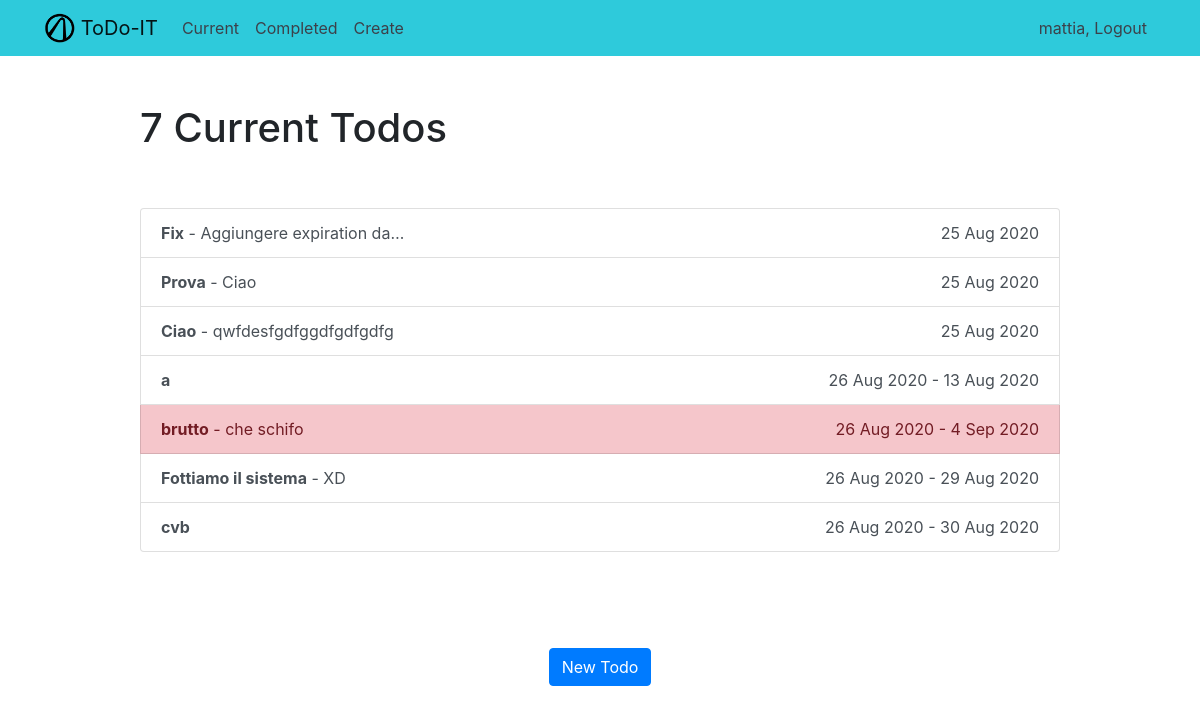
/current/ (signed in), run on an earlier commit of the app's database.
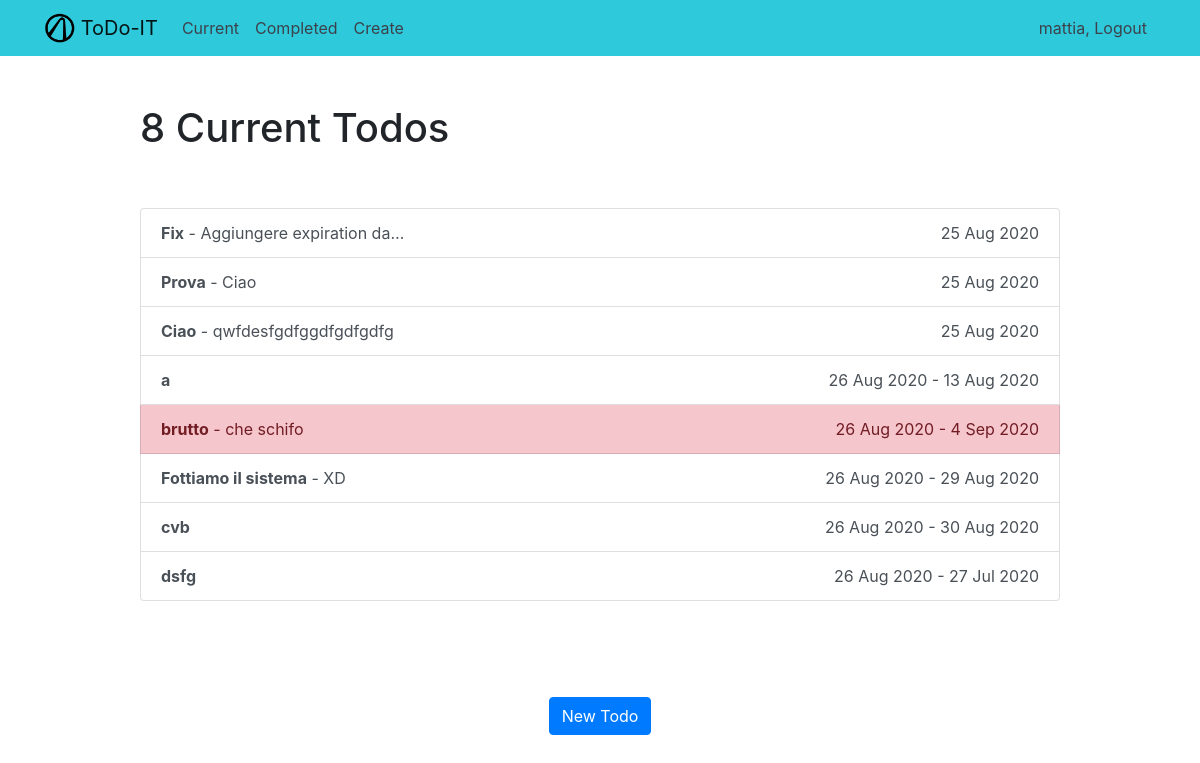
And on a later commit of the database.
### todo/models.py (models this page shows, shortened)
class Todo(models.Model):
    title = models.CharField(max_length=100)
    memo = models.TextField(blank=True)
    created = models.DateTimeField(auto_now_add=True)
    datecompleted = models.DateTimeField(null=True)
    expire = models.DateField(auto_now_add=False, blank=True, null=True)
    important = models.BooleanField(default=False)
    user = models.ForeignKey(User, on_delete=models.CASCADE)

### todo/views.py (the view)
# urls.py: path('current/', views.currenttodos, name='currenttodos'),
@login_required
def currenttodos(request):
    todos = Todo.objects.filter(user=request.user, datecompleted__isnull=True)
    return render(request, 'todo/currenttodos.html', {'todos': todos})

### templates/todo/currenttodos.html
{% extends "todo/base.html" %}
{% block content %}
    <div class="row justify-content-center mt-5">
        <div class="col-md-10">
            {% if todos %}
                 <h1>{{ todos.count }} Current Todo{{ todos.count|pluralize }}</h1>
            {% else %}
                           <h1>Current Todos</h1>
            {% endif %}
        </div>
    </div>
    <div class="row justify-content-center mt-5">
        <div class="col-md-10">
        {% if todos %}
            <div class="list-group">
                {% for todo in todos %}
                    <a href="{% url 'viewtodo' todo.id %}" class="list-group-item list-group-item-action
                        {% if todo.important %} list-group-item-danger{% endif %}">
                        <b>{{ todo.title }}</b>
                        {% if todo.memo %} - {{ todo.memo|truncatechars:25 }}{% endif %}
                        <span class="al-right">{{ todo.created|date:'j M Y' }} {% if todo.expire %} - {{ todo.expire|date:'j M Y' }} {% endif %}</span>
                    </a>
                {% endfor %}
            </div>
        {% else %}
            <div class="text-center">
                <h2>Looks like you don't have any todos! Nice work.</h2>
            <br>
            </div>
        {% endif %}
        <br><br><br>
            <div class="text-center">
                <a href="{% url 'createtodo' %}">
                    {% if request.user_agent.is_mobile  %}
                        <svg width="3em" height="3em" viewBox="0 0 16 16" class="bi bi-plus-circle" id="fixedbutton" fill="currentColor" xmlns="http://www.w3.org/2000/svg">
                            <path fill-rule="evenodd" d="M8 3.5a.5.5 0 0 1 .5.5v4a.5.5 0 0 1-.5.5H4a.5.5 0 0 1 0-1h3.5V4a.5.5 0 0 1 .5-.5z"/>
                            <path fill-rule="evenodd" d="M7.5 8a.5.5 0 0 1 .5-.5h4a.5.5 0 0 1 0 1H8.5V12a.5.5 0 0 1-1 0V8z"/>
                            <path fill-rule="evenodd" d="M8 15A7 7 0 1 0 8 1a7 7 0 0 0 0 14zm0 1A8 8 0 1 0 8 0a8 8 0 0 0 0 16z"/>
                        </svg>
                    {% else %}
                        <br>
                        <button class="btn btn-primary">New Todo</button>
                    {% endif %}
                </a>
            </div>
        </div>
    </div>
{% endblock %}

What changed in the data, as far as the page shows it:
added Todo: title "dsfg", created "26 Aug 2020", expire "27 Jul 2020"
Also different on the page:
{{ todos.count }}: "7" → "8"
